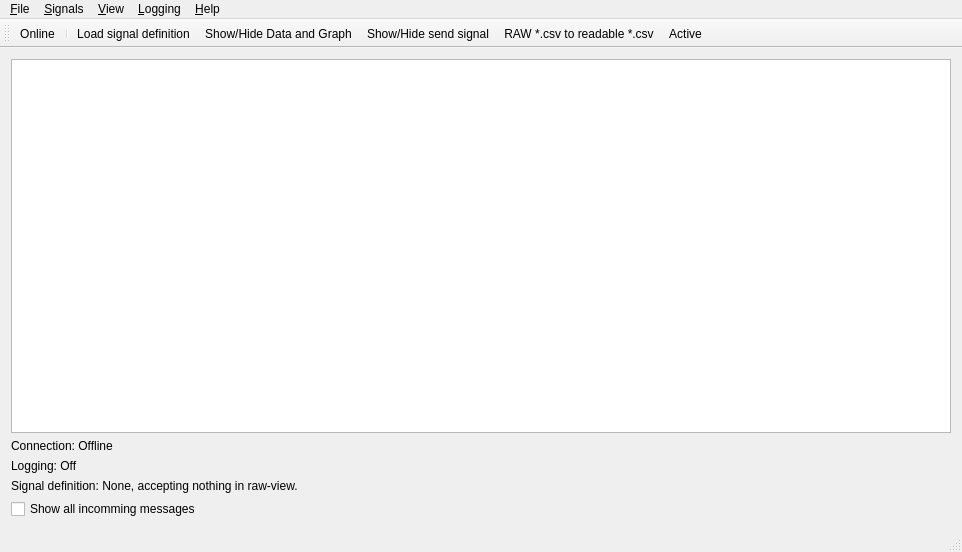
<?xml version="1.0" encoding="UTF-8"?>
<ui version="4.0">
 <class>MainWindow</class>
 <widget class="QMainWindow" name="MainWindow">
  <property name="geometry">
   <rect>
    <x>0</x>
    <y>0</y>
    <width>962</width>
    <height>552</height>
   </rect>
  </property>
  <property name="windowTitle">
   <string>peliCAN</string>
  </property>
  <widget class="QWidget" name="centralWidget">
   <layout class="QGridLayout" name="gridLayout">
    <item row="2" column="0">
     <widget class="QLabel" name="label_logging">
      <property name="text">
       <string>Logging: Off</string>
      </property>
     </widget>
    </item>
    <item row="0" column="0">
     <widget class="QTreeView" name="treeView">
      <property name="font">
       <font>
        <family>Fixed</family>
        <pointsize>12</pointsize>
       </font>
      </property>
     </widget>
    </item>
    <item row="1" column="0">
     <widget class="QLabel" name="label_online">
      <property name="text">
       <string>Connection: Offline</string>
      </property>
     </widget>
    </item>
    <item row="3" column="0">
     <widget class="QLabel" name="label_signal_def">
      <property name="text">
       <string>Signal definition: None, accepting nothing in raw-view.</string>
      </property>
     </widget>
    </item>
    <item row="4" column="0">
     <widget class="QCheckBox" name="checkBox_ShowAll">
      <property name="text">
       <string>Show all incomming messages</string>
      </property>
     </widget>
    </item>
   </layout>
  </widget>
  <widget class="QMenuBar" name="menuBar">
   <property name="geometry">
    <rect>
     <x>0</x>
     <y>0</y>
     <width>962</width>
     <height>19</height>
    </rect>
   </property>
   <widget class="QMenu" name="menu_File">
    <property name="title">
     <string>&amp;File</string>
    </property>
    <addaction name="action_Online"/>
    <addaction name="separator"/>
    <addaction name="action_Quit"/>
   </widget>
   <widget class="QMenu" name="menu_View">
    <property name="title">
     <string>&amp;View</string>
    </property>
    <addaction name="action_Data_Graph"/>
    <addaction name="actionShow_Hide_send_signal"/>
    <addaction name="actionQuadI_configurator"/>
   </widget>
   <widget class="QMenu" name="menu_Logging">
    <property name="title">
     <string>&amp;Logging</string>
    </property>
    <addaction name="action_Logging_Active"/>
    <addaction name="action_RAW_csv_to_readable_csv"/>
   </widget>
   <widget class="QMenu" name="menu_Signals">
    <property name="title">
     <string>&amp;Signals</string>
    </property>
    <addaction name="action_Load_signal_definition"/>
    <addaction name="action_Edit_signal_definition"/>
   </widget>
   <widget class="QMenu" name="menu_Help">
    <property name="title">
     <string>&amp;Help</string>
    </property>
    <addaction name="action_Help"/>
    <addaction name="separator"/>
    <addaction name="action_About"/>
   </widget>
   <addaction name="menu_File"/>
   <addaction name="menu_Signals"/>
   <addaction name="menu_View"/>
   <addaction name="menu_Logging"/>
   <addaction name="menu_Help"/>
  </widget>
  <widget class="QToolBar" name="mainToolBar">
   <attribute name="toolBarArea">
    <enum>TopToolBarArea</enum>
   </attribute>
   <attribute name="toolBarBreak">
    <bool>false</bool>
   </attribute>
   <addaction name="action_Online"/>
   <addaction name="separator"/>
   <addaction name="action_Load_signal_definition"/>
   <addaction name="action_Data_Graph"/>
   <addaction name="actionShow_Hide_send_signal"/>
   <addaction name="action_RAW_csv_to_readable_csv"/>
   <addaction name="action_Logging_Active"/>
  </widget>
  <widget class="QStatusBar" name="statusBar"/>
  <action name="action_Data_Graph">
   <property name="checkable">
    <bool>false</bool>
   </property>
   <property name="icon">
    <iconset resource="resources.qrc">
     <normaloff>:/icons/icons/chart_line.png</normaloff>:/icons/icons/chart_line.png</iconset>
   </property>
   <property name="text">
    <string>Show/Hide &amp;Data and Graph</string>
   </property>
  </action>
  <action name="action_Logging_Active">
   <property name="checkable">
    <bool>true</bool>
   </property>
   <property name="icon">
    <iconset>
     <activeoff>:/icons/icons/bullet_red.png</activeoff>
     <activeon>:/icons/icons/bullet_green.png</activeon>
    </iconset>
   </property>
   <property name="text">
    <string>&amp;Active</string>
   </property>
  </action>
  <action name="action_Online">
   <property name="checkable">
    <bool>true</bool>
   </property>
   <property name="icon">
    <iconset>
     <activeoff>:/icons/icons/lightbulb_off.png</activeoff>
     <activeon>:/icons/icons/lightbulb.png</activeon>
    </iconset>
   </property>
   <property name="text">
    <string>&amp;Online</string>
   </property>
  </action>
  <action name="action_Quit">
   <property name="icon">
    <iconset resource="resources.qrc">
     <normaloff>:/icons/icons/arrow_right.png</normaloff>:/icons/icons/arrow_right.png</iconset>
   </property>
   <property name="text">
    <string>&amp;Quit</string>
   </property>
   <property name="shortcut">
    <string>Ctrl+Q</string>
   </property>
  </action>
  <action name="action_Load_signal_definition">
   <property name="icon">
    <iconset resource="resources.qrc">
     <normaloff>:/icons/icons/book_open.png</normaloff>:/icons/icons/book_open.png</iconset>
   </property>
   <property name="text">
    <string>&amp;Load signal definition</string>
   </property>
  </action>
  <action name="action_Help">
   <property name="icon">
    <iconset resource="resources.qrc">
     <normaloff>:/icons/icons/help.png</normaloff>:/icons/icons/help.png</iconset>
   </property>
   <property name="text">
    <string>&amp;Help</string>
   </property>
  </action>
  <action name="action_About">
   <property name="icon">
    <iconset resource="resources.qrc">
     <normaloff>:/icons/icons/information.png</normaloff>:/icons/icons/information.png</iconset>
   </property>
   <property name="text">
    <string>&amp;About</string>
   </property>
  </action>
  <action name="action_Edit_signal_definition">
   <property name="enabled">
    <bool>true</bool>
   </property>
   <property name="text">
    <string>&amp;Edit signal definition</string>
   </property>
  </action>
  <action name="action_RAW_csv_to_readable_csv">
   <property name="icon">
    <iconset resource="resources.qrc">
     <normaloff>:/icons/icons/page_edit.png</normaloff>:/icons/icons/page_edit.png</iconset>
   </property>
   <property name="text">
    <string>&amp;RAW *.csv to readable *.csv</string>
   </property>
  </action>
  <action name="actionShow_Hide_send_signal">
   <property name="icon">
    <iconset>
     <normalon>:/icons/icons/transmit.png</normalon>
    </iconset>
   </property>
   <property name="text">
    <string>Show/Hide send signal</string>
   </property>
  </action>
  <action name="actionQuadI_configurator">
   <property name="text">
    <string>QuadI configurator</string>
   </property>
  </action>
 </widget>
 <layoutdefault spacing="6" margin="11"/>
 <resources>
  <include location="resources.qrc"/>
 </resources>
 <connections/>
</ui>
